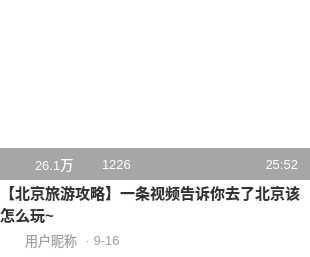
<?xml version="1.0" encoding="UTF-8"?>
<ui version="4.0">
 <class>VideoBox</class>
 <widget class="QWidget" name="VideoBox">
  <property name="geometry">
   <rect>
    <x>0</x>
    <y>0</y>
    <width>310</width>
    <height>257</height>
   </rect>
  </property>
  <property name="minimumSize">
   <size>
    <width>310</width>
    <height>257</height>
   </size>
  </property>
  <property name="maximumSize">
   <size>
    <width>310</width>
    <height>257</height>
   </size>
  </property>
  <property name="styleSheet">
   <string notr="true">QWidget#VideoBox {
    background: #ffffff;
}
QWidget#imageBox {
    border-image: url(:/images/homePage/videoImage.png);
}
QWidget#videoInfoBox {
    background: rgba(0, 0, 0, 0.35);
}
QLabel#playIcon {
    border-image: url(:/images/homePage/bofang.png);
}
QLabel#likeIcon {
    border-image: url(:/images/homePage/dainzan.png);
}
QLabel#userAvatar {
    border-image: url(:/images/homePage/touxiang.png);
}
QLabel#playCount,
QLabel#likeCount,
QLabel#videoDuration {
    color: #ffffff;
    font-size: 13px;
    background: transparent;
}
QLabel#videoTitle {
    color: #333333;
    font-size: 15px;
    font-weight: 700;
    background: transparent;
}
QLabel#userName,
QLabel#uploadDate {
    color: #9aa1aa;
    font-size: 13px;
    background: transparent;
}</string>
  </property>
  <layout class="QVBoxLayout" name="videoBoxLayout">
   <property name="spacing">
    <number>0</number>
   </property>
   <property name="leftMargin">
    <number>0</number>
   </property>
   <property name="topMargin">
    <number>0</number>
   </property>
   <property name="rightMargin">
    <number>0</number>
   </property>
   <property name="bottomMargin">
    <number>0</number>
   </property>
   <item>
    <widget class="QWidget" name="imageBox" native="true">
     <property name="minimumSize">
      <size>
       <width>310</width>
       <height>178</height>
      </size>
     </property>
     <property name="maximumSize">
      <size>
       <width>310</width>
       <height>178</height>
      </size>
     </property>
     <property name="cursor">
      <cursorShape>PointingHandCursor</cursorShape>
     </property>
     <layout class="QVBoxLayout" name="imageBoxLayout">
      <property name="spacing">
       <number>0</number>
      </property>
      <property name="leftMargin">
       <number>0</number>
      </property>
      <property name="topMargin">
       <number>0</number>
      </property>
      <property name="rightMargin">
       <number>0</number>
      </property>
      <property name="bottomMargin">
       <number>0</number>
      </property>
      <item>
       <spacer name="imageTopSpacer">
        <property name="orientation">
         <enum>Qt::Vertical</enum>
        </property>
        <property name="sizeHint" stdset="0">
         <size>
          <width>20</width>
          <height>132</height>
         </size>
        </property>
       </spacer>
      </item>
      <item>
       <widget class="QWidget" name="videoInfoBox" native="true">
        <property name="minimumSize">
         <size>
          <width>0</width>
          <height>32</height>
         </size>
        </property>
        <property name="maximumSize">
         <size>
          <width>16777215</width>
          <height>32</height>
         </size>
        </property>
        <layout class="QHBoxLayout" name="videoInfoLayout">
         <property name="spacing">
          <number>5</number>
         </property>
         <property name="leftMargin">
          <number>12</number>
         </property>
         <property name="topMargin">
          <number>0</number>
         </property>
         <property name="rightMargin">
          <number>12</number>
         </property>
         <property name="bottomMargin">
          <number>0</number>
         </property>
         <item>
          <widget class="QLabel" name="playIcon">
           <property name="minimumSize">
            <size>
             <width>18</width>
             <height>18</height>
            </size>
           </property>
           <property name="maximumSize">
            <size>
             <width>18</width>
             <height>18</height>
            </size>
           </property>
           <property name="text">
            <string/>
           </property>
          </widget>
         </item>
         <item>
          <widget class="QLabel" name="playCount">
           <property name="text">
            <string>26.1万</string>
           </property>
          </widget>
         </item>
         <item>
          <widget class="QLabel" name="likeIcon">
           <property name="minimumSize">
            <size>
             <width>18</width>
             <height>18</height>
            </size>
           </property>
           <property name="maximumSize">
            <size>
             <width>18</width>
             <height>18</height>
            </size>
           </property>
           <property name="text">
            <string/>
           </property>
          </widget>
         </item>
         <item>
          <widget class="QLabel" name="likeCount">
           <property name="text">
            <string>1226</string>
           </property>
          </widget>
         </item>
         <item>
          <spacer name="infoSpacer">
           <property name="orientation">
            <enum>Qt::Horizontal</enum>
           </property>
           <property name="sizeHint" stdset="0">
            <size>
             <width>40</width>
             <height>20</height>
            </size>
           </property>
          </spacer>
         </item>
         <item>
          <widget class="QLabel" name="videoDuration">
           <property name="text">
            <string>25:52</string>
           </property>
           <property name="alignment">
            <set>Qt::AlignRight|Qt::AlignTrailing|Qt::AlignVCenter</set>
           </property>
          </widget>
         </item>
        </layout>
       </widget>
      </item>
     </layout>
    </widget>
   </item>
   <item>
    <widget class="QLabel" name="videoTitle">
     <property name="minimumSize">
      <size>
       <width>0</width>
       <height>42</height>
      </size>
     </property>
     <property name="maximumSize">
      <size>
       <width>16777215</width>
       <height>42</height>
      </size>
     </property>
     <property name="cursor">
      <cursorShape>PointingHandCursor</cursorShape>
     </property>
     <property name="text">
      <string>【北京旅游攻略】一条视频告诉你去了北京该怎么玩~</string>
     </property>
     <property name="wordWrap">
      <bool>true</bool>
     </property>
     <property name="margin">
      <number>2</number>
     </property>
    </widget>
   </item>
   <item>
    <widget class="QWidget" name="userBox" native="true">
     <property name="minimumSize">
      <size>
       <width>0</width>
       <height>28</height>
      </size>
     </property>
     <property name="maximumSize">
      <size>
       <width>16777215</width>
       <height>28</height>
      </size>
     </property>
     <layout class="QHBoxLayout" name="userLayout">
      <property name="spacing">
       <number>5</number>
      </property>
      <property name="leftMargin">
       <number>2</number>
      </property>
      <property name="topMargin">
       <number>0</number>
      </property>
      <property name="rightMargin">
       <number>0</number>
      </property>
      <property name="bottomMargin">
       <number>0</number>
      </property>
      <item>
       <widget class="QLabel" name="userAvatar">
        <property name="minimumSize">
         <size>
          <width>18</width>
          <height>18</height>
         </size>
        </property>
        <property name="maximumSize">
         <size>
          <width>18</width>
          <height>18</height>
         </size>
        </property>
        <property name="text">
         <string/>
        </property>
       </widget>
      </item>
      <item>
       <widget class="QLabel" name="userName">
        <property name="text">
         <string>用户昵称</string>
        </property>
       </widget>
      </item>
      <item>
       <widget class="QLabel" name="uploadDate">
        <property name="text">
         <string> · 9-16</string>
        </property>
       </widget>
      </item>
      <item>
       <spacer name="userSpacer">
        <property name="orientation">
         <enum>Qt::Horizontal</enum>
        </property>
        <property name="sizeHint" stdset="0">
         <size>
          <width>40</width>
          <height>20</height>
         </size>
        </property>
       </spacer>
      </item>
     </layout>
    </widget>
   </item>
  </layout>
 </widget>
 <resources/>
 <connections/>
</ui>
